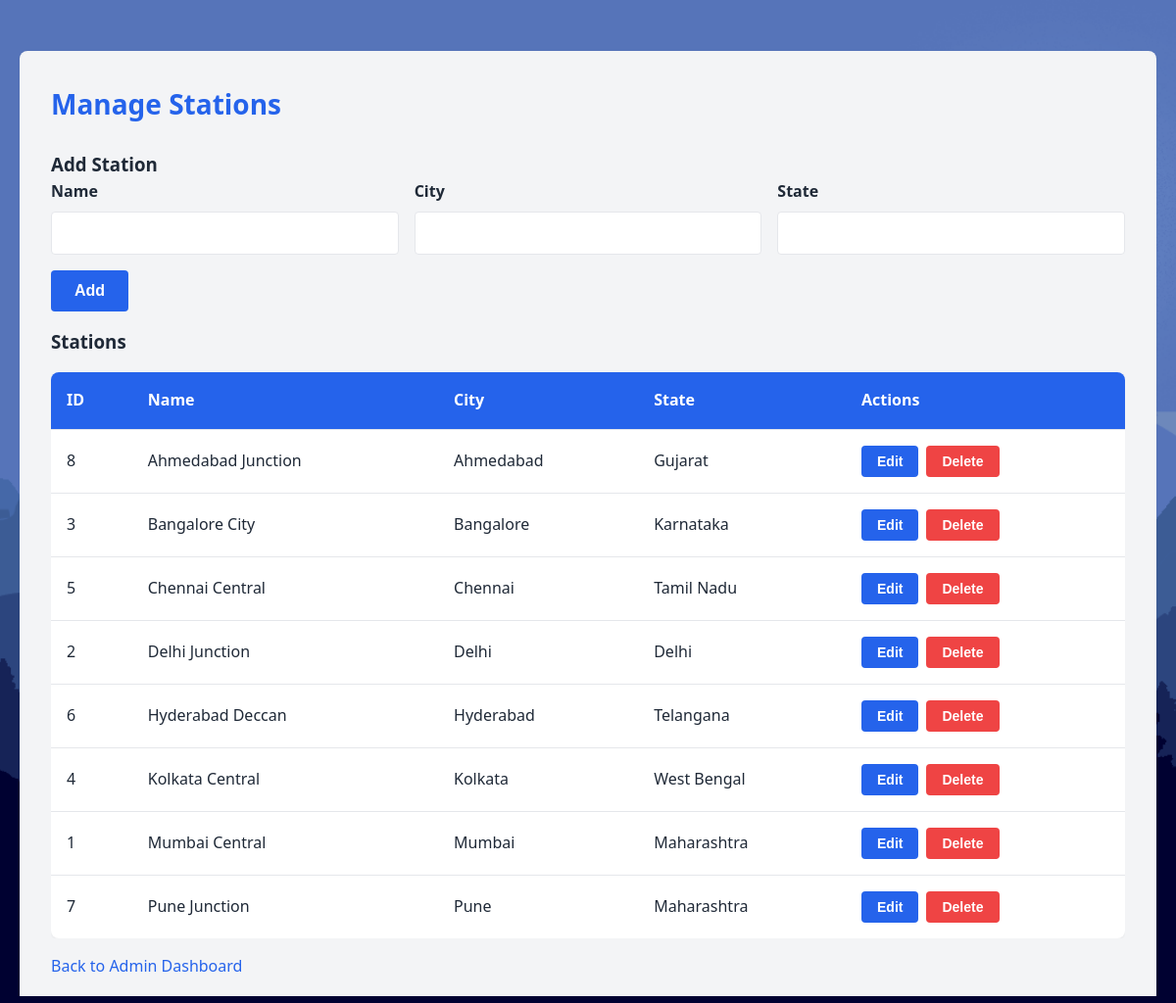
The page /admin_stations.php (signed in) on the database its author committed.
### tables this page shows
CREATE TABLE STATION (
    StationID INT PRIMARY KEY AUTO_INCREMENT,
    StationName VARCHAR(100) NOT NULL UNIQUE,
    City VARCHAR(100) NOT NULL,
    State VARCHAR(100) NOT NULL
);

### admin_stations.php (the view, shortened to what this page needs)
<?php
$servername = "localhost";
$username = "root";
$password = "";
$dbname = "train_booking";
$conn = new mysqli($servername, $username, $password, $dbname);
$stations = mysqli_query($conn, "SELECT * FROM STATION ORDER BY StationName");
?>
<!DOCTYPE html>
<html>
<head>
    <link rel="stylesheet" href="style.css">
</head>
<body>
    <div class="container">
        <div class="section">
            <h2>Manage Stations</h2>
            <h3>Add Station</h3>
            <form method="POST" action="">
                <div class="form-grid">
                    <div class="form-group"><label>Name</label><input name="station_name" required></div>
                    <div class="form-group"><label>City</label><input name="city"></div>
                    <div class="form-group"><label>State</label><input name="state"></div>
                </div>
                <div style="margin-top:8px;"><button class="btn btn-primary" name="add_station" type="submit">Add</button></div>
            </form>
            <h3 style="margin-top:16px;">Stations</h3>
            <div class="table-responsive">
                <table class="table">
                    <thead><tr><th>ID</th><th>Name</th><th>City</th><th>State</th><th>Actions</th></tr></thead>
                    <tbody>
                        <?php if ($stations && mysqli_num_rows($stations)>0) { while ($s = mysqli_fetch_assoc($stations)) { echo '<tr>'; echo '<td>'.$s['StationID'].'</td>'; echo '<td>'.htmlspecialchars($s['StationName']).'</td>'; echo '<td>'.htmlspecialchars($s['City']).'</td>'; echo '<td>'.htmlspecialchars($s['State']).'</td>'; echo '<td><div class="action-buttons">'; echo '<button class="btn btn-small btn-primary" onclick="openEdit('.$s['StationID'].',\''.addslashes($s['StationName']).'\',\''.addslashes($s['City']).'\',\''.addslashes($s['State']).'\')">Edit</button>'; echo '<form method="POST" style="display:inline;margin-left:8px;"><input type="hidden" name="station_id" value="'.$s['StationID'].'"><button class="btn btn-small btn-danger" name="delete_station" onclick="return confirm(\'Delete station?\')">Delete</button></form>'; echo '</div></td>'; echo '</tr>'; } } else { echo '<tr><td colspan="5">No stations</td></tr>'; } ?>
                    </tbody>
                </table>
            </div>
            <p style="margin-top:12px;"><a href="admin_dashboard.php">Back to Admin Dashboard</a></p>
        </div>
    </div>
</body>
</html>

### style.css (style rules this page uses)
* { margin: 0; padding: 0; box-sizing: border-box; }
:root { --primary-color: #2563eb; --secondary-color: #1e40af; --success-color: #10b981; --danger-color: #ef4444; --warning-color: #f59e0b; --light-gray: #f3f4f6; --dark-gray: #4b5563; --text-color: #1f2937; --border-color: #e5e7eb; }
body { font-family: 'Segoe UI', Tahoma, Geneva, Verdana, sans-serif; color: var(--text-color); background-image: url('rail.gif'); background-size: cover; background-attachment: fixed; background-repeat: no-repeat; background-position: center center; line-height: 1.6; }
.container { max-width: 1200px; margin: 0 auto; padding: 0 20px; }
.section { margin: 2rem 0; padding: 2rem; background-color: var(--light-gray); border-radius: 8px; box-shadow: 0 1px 3px rgba(0, 0, 0, 0.05); }
.section h2 { color: var(--primary-color); margin-bottom: 1.5rem; font-size: 1.75rem; }
.form-grid { display: grid; grid-template-columns: repeat(auto-fit, minmax(250px, 1fr)); gap: 1rem; margin-bottom: 1rem; }
.form-group { display: flex; flex-direction: column; }
.form-group label { margin-bottom: 0.5rem; font-weight: 600; color: var(--text-color); }
.form-group input, .form-group select, .form-group textarea { padding: 0.75rem; border: 1px solid var(--border-color); border-radius: 4px; font-size: 1rem; font-family: inherit; transition: border-color 0.3s ease, box-shadow 0.3s ease; }
.form-group input, .form-group select { height: 44px; }
.btn { padding: 0.75rem 1.5rem; border: none; border-radius: 4px; font-size: 1rem; cursor: pointer; transition: all 0.3s ease; font-weight: 600; text-decoration: none; display: inline-block; }
.btn-primary { background-color: var(--primary-color); color: white; }
.btn-small { padding: 0.5rem 1rem; font-size: 0.875rem; }
.btn-danger { background-color: var(--danger-color); color: white; }
.table-responsive { overflow-x: auto; margin: 1rem 0; }
.table { width: 100%; border-collapse: collapse; background: white; box-shadow: 0 1px 3px rgba(0, 0, 0, 0.05); border-radius: 8px; overflow: hidden; }
.table thead { background-color: var(--primary-color); color: white; }
.table th, .table td { padding: 1rem; text-align: left; border-bottom: 1px solid var(--border-color); }
.table tbody tr:last-child td { border-bottom: none; }
a { color: var(--primary-color); text-decoration: none; transition: color 0.3s ease; }

### admin_stations.php (style rules this page uses)
.container { padding:20px; }

### rows shown on the page
station: StationID "8", StationName "Ahmedabad Junction", City "Ahmedabad", State "Gujarat"
station: StationID "3", StationName "Bangalore City", City "Bangalore", State "Karnataka"
station: StationID "5", StationName "Chennai Central", City "Chennai", State "Tamil Nadu"
station: StationID "2", StationName "Delhi Junction", City "Delhi", State "Delhi"
station: StationID "6", StationName "Hyderabad Deccan", City "Hyderabad", State "Telangana"
station: StationID "4", StationName "Kolkata Central", City "Kolkata", State "West Bengal"
station: StationID "1", StationName "Mumbai Central", City "Mumbai", State "Maharashtra"
station: StationID "7", StationName "Pune Junction", City "Pune", State "Maharashtra"
